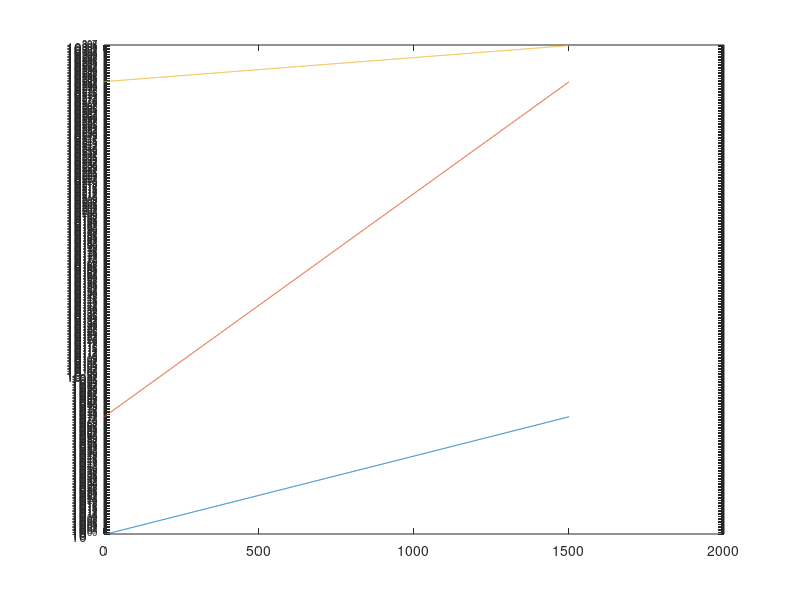

Reproduce this figure in MATLAB.

clear all
W=3.1;
s_size=[0.025 0.075 0.0075];
noise_power=0.001;
M = 11;
delay = 7;
x=(rand(M+3,1)>0.5)*2-1;
for ii=1:length(W)
    n = 1:3;
    h1 = 0.5*(1+cos((2*pi/W(ii))*(n-2)));    
    h = [zeros(1) h1];
    h=h.';
    H=[h.' zeros(1,M-1)];
    for jj=2:M
        H(jj,:)=circshift(H(jj-1,:),1);
    end
    R=H*H.'+noise_power*eye(M);
    [V D] = eig(R);
    eigen_v = diag(D);
    eigen_spread = max(eigen_v)/min(eigen_v);
    
    u=conv(h,x);
    u=u+sqrt(noise_power)*randn(length(u),1);
    u2=u(4:end-3)
    w = zeros(M,1);
    for kk=1:length(s_size)
        for zz=1:1500
            h_eq = conv(w,h);
            x_out=conv(u,w);
            x_out=x_out(delay+1:delay+length(x));
            
            e = mean(abs(x-x_out));
            w = w + s_size(kk)*u2*e;
            J(zz)=abs(e)^2;
        end
        semilogy(1:1500,J);
        hold on
    end 
end
